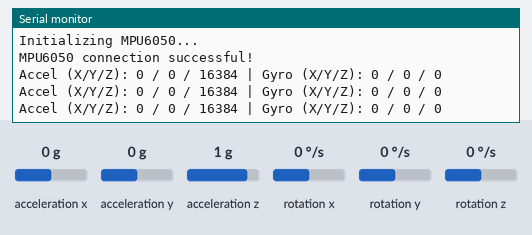
Bench run of a sketch on a simulated Arduino Uno, built with avr-gcc and run on an emulated ATmega328P. On the bench: the last lines printed to the serial monitor. The test bench sets the inputs (shaded band); at power-on: acceleration x 0 g, acceleration y 0 g, acceleration z 1 g, rotation x 0 °/s, rotation y 0 °/s, rotation z 0 °/s.

Above: at 1.2 s.
1.3 s: acceleration x set to -1.4 g
At 1.9 s:
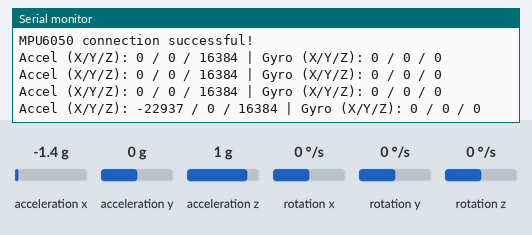
2.8 s: acceleration y set to -1.4 g
At 3.4 s:
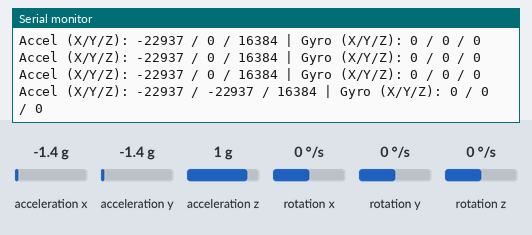
4.3 s: acceleration z set to -1.4 g
At 4.9 s:
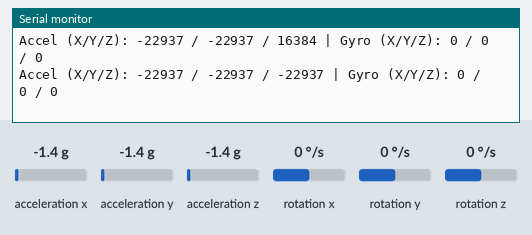
5.8 s: rotation x set to -192 °/s
At 6.5 s:
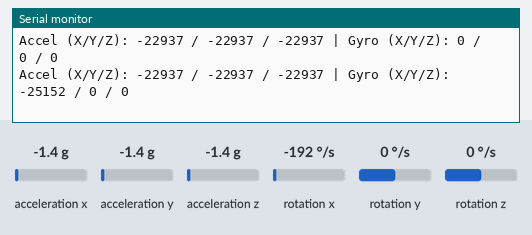
7.3 s: rotation y set to -192 °/s
At 8.0 s:
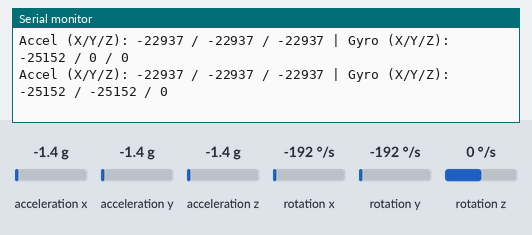

The sketch:

accelerometer.ino
```cpp
#include <Wire.h>
#include <MPU6050.h>

MPU6050 mpu;

void setup() {
  Serial.begin(115200);
  Wire.begin();

  Serial.println("Initializing MPU6050...");

  mpu.initialize();

  // Check connection
  if (mpu.testConnection()) {
    Serial.println("MPU6050 connection successful!");
  } else {
    Serial.println("MPU6050 connection failed!");
    while (1);
  }
}

void loop() {
  int16_t ax, ay, az;
  int16_t gx, gy, gz;

  // Read accelerometer and gyroscope values
  mpu.getMotion6(&ax, &ay, &az, &gx, &gy, &gz);
//print out the statements relating to coordinates
  Serial.print("Accel (X/Y/Z): ");
  Serial.print(ax); Serial.print(" / ");
  Serial.print(ay); Serial.print(" / ");
  Serial.print(az);

  Serial.print(" | Gyro (X/Y/Z): ");
  Serial.print(gx); Serial.print(" / ");
  Serial.print(gy); Serial.print(" / ");
  Serial.println(gz);

  delay(500);
}
```

Measured:
- after the input at 1.3 s, the serial monitor: prints a new line after 0.22 s (image 1)
- after the input at 2.8 s, the serial monitor: prints a new line after 0.24 s (image 2)
- after the input at 4.3 s, the serial monitor: prints a new line after 0.25 s (image 3)
- after the input at 5.8 s, the serial monitor: prints a new line after 0.27 s (image 4)
- after the input at 7.3 s, the serial monitor: prints a new line after 0.28 s (image 5)
